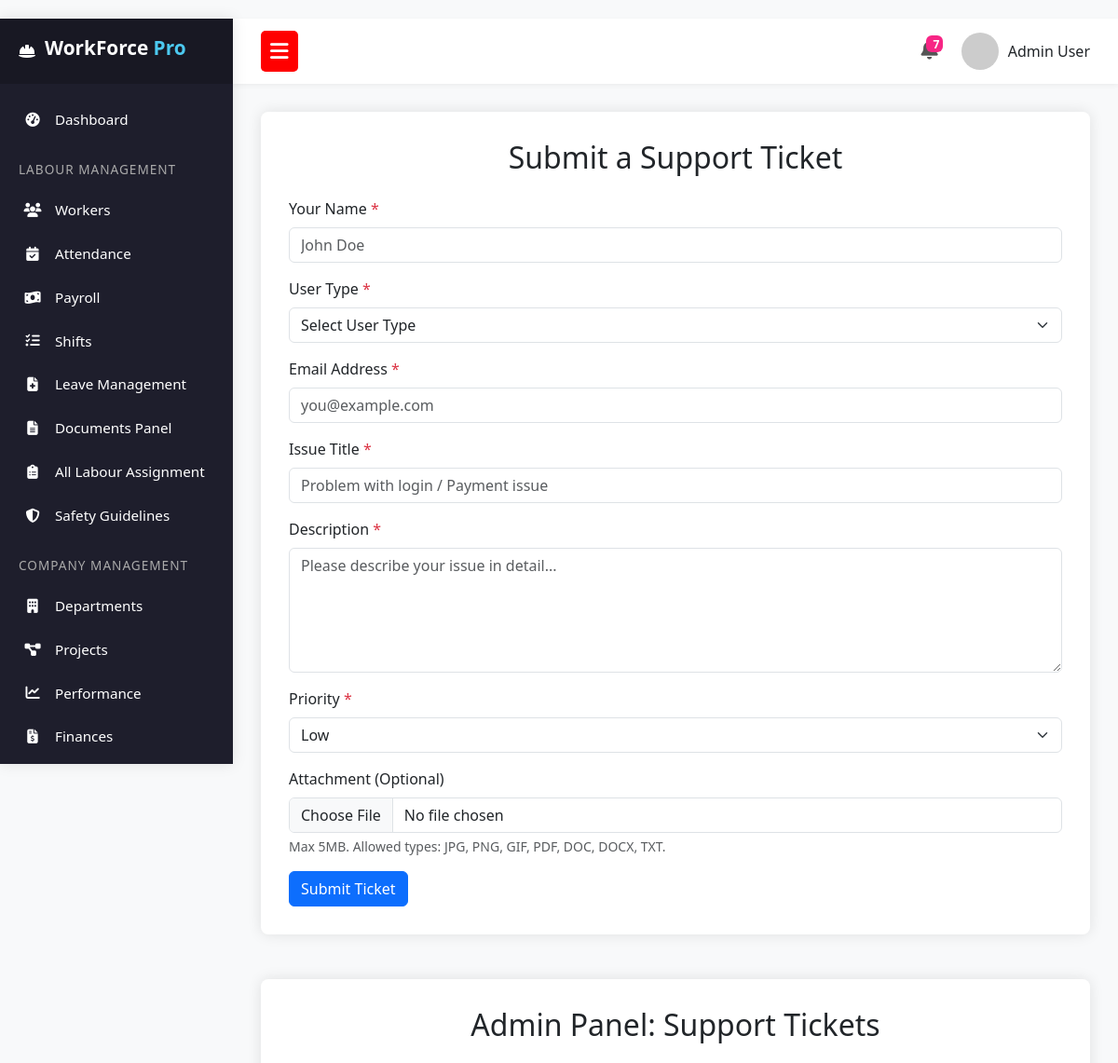
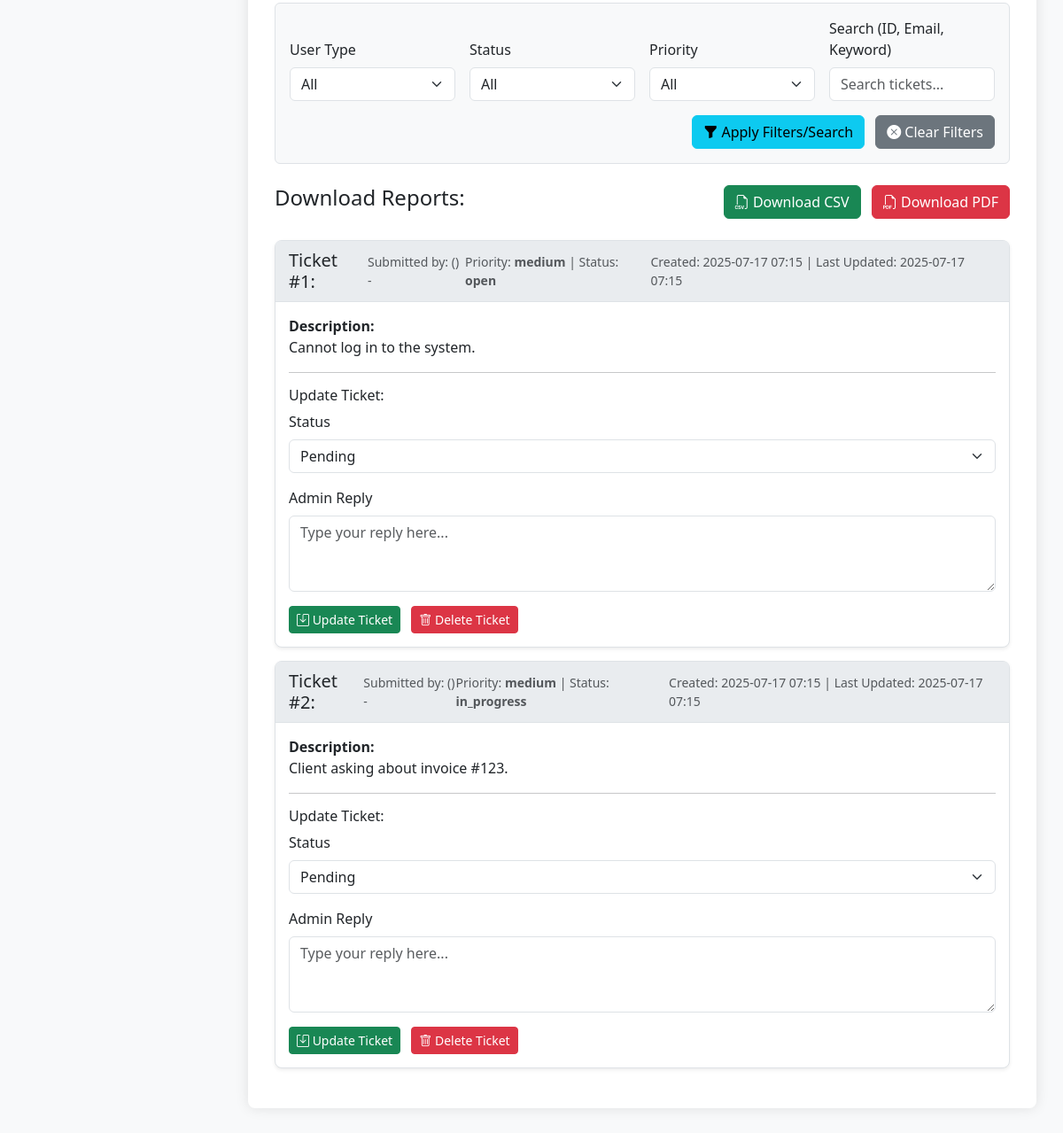
The page /intro/admin_dashboard.php?page=support on the database its author committed (2 pictures, top to bottom).
### tables this page shows
CREATE TABLE IF NOT EXISTS `support_tickets` (
    `id` INT AUTO_INCREMENT PRIMARY KEY,
    `subject` VARCHAR(255) NOT NULL,
    `description` TEXT,
    `status` ENUM('open', 'in_progress', 'closed') DEFAULT 'open',
    `priority` ENUM('low', 'medium', 'high') DEFAULT 'medium',
    `created_by_user_id` INT,
    `assigned_to_user_id` INT,  
    `created_at` DATETIME DEFAULT CURRENT_TIMESTAMP,
    `updated_at` DATETIME DEFAULT CURRENT_TIMESTAMP ON UPDATE CURRENT_TIMESTAMP,
    FOREIGN KEY (`created_by_user_id`) REFERENCES `users`(`id`) ON DELETE SET NULL,
    FOREIGN KEY (`assigned_to_user_id`) REFERENCES `users`(`id`) ON DELETE SET NULL
);

### intro/support.php (the view, shortened to what this page needs)
<?php
$servername = "localhost";
$username = "root";
$password = "";
$dbname = "stepongo_new_db";
try {
    $conn = new mysqli($servername, $username, $password, $dbname);
} catch (mysqli_sql_exception $e) {
    die("Database connection failed: " . $e->getMessage() . " Please check your database credentials in support.php.");
}
?>
<!DOCTYPE html>
<html lang="en">
<head>
    <link href="https://cdn.jsdelivr.net/npm/bootstrap@5.3.3/dist/css/bootstrap.min.css" rel="stylesheet">
</head>
<body>
    <div class="container mb-5">
        <h2 class="mb-4 text-center">Submit a Support Ticket</h2>
        <form action="support.php" method="POST" enctype="multipart/form-data">
            <div class="mb-3">
                <label for="name" class="form-label">Your Name <span class="text-danger">*</span></label>
                <input type="text" class="form-control" id="name" name="name" required placeholder="John Doe">
            </div>
            <div class="mb-3">
                <label for="user_type" class="form-label">User Type <span class="text-danger">*</span></label>
                <select class="form-select" id="user_type" name="user_type" required>
                    <option value="">Select User Type</option>
                </select>
            </div>
            <div class="mb-3">
                <label for="email" class="form-label">Email Address <span class="text-danger">*</span></label>
                <input type="email" class="form-control" id="email" name="email" required placeholder="you@example.com">
            </div>
            <div class="mb-3">
                <label for="issue_title" class="form-label">Issue Title <span class="text-danger">*</span></label>
                <input type="text" class="form-control" id="issue_title" name="issue_title" required placeholder="Problem with login / Payment issue">
            </div>
            <div class="mb-3">
                <label for="description" class="form-label">Description <span class="text-danger">*</span></label>
                <textarea class="form-control" id="description" name="description" rows="5" required placeholder="Please describe your issue in detail..."></textarea>
            </div>
            <div class="mb-3">
                <label for="priority" class="form-label">Priority <span class="text-danger">*</span></label>
                <select class="form-select" id="priority" name="priority" required>
                    <option value="Low">Low</option>
                </select>
            </div>
            <div class="mb-3">
                <label for="attachment" class="form-label">Attachment (Optional)</label>
                <input type="file" class="form-control" id="attachment" name="attachment">
                <div class="form-text">Max 5MB. Allowed types: JPG, PNG, GIF, PDF, DOC, DOCX, TXT.</div>
            </div>
            <button type="submit" name="submit_ticket" class="btn btn-primary">Submit Ticket</button>
        </form>
    </div>
    <div class="container admin-panel-container">
        <h2 class="mb-4 text-center">Admin Panel: Support Tickets</h2>
        <form action="support.php" method="GET" class="mb-4 p-3 border rounded bg-light">
            <div class="row g-3 align-items-end">
                <div class="col-md-3">
                    <label for="filter_user_type" class="form-label">User Type</label>
                    <select class="form-select" id="filter_user_type" name="filter_user_type">
                        <option value="">All</option>
                    </select>
                </div>
                <div class="col-md-3">
                    <label for="filter_status" class="form-label">Status</label>
                    <select class="form-select" id="filter_status" name="filter_status">
                        <option value="">All</option>
                    </select>
                </div>
                <div class="col-md-3">
                    <label for="filter_priority" class="form-label">Priority</label>
                    <select class="form-select" id="filter_priority" name="filter_priority">
                        <option value="">All</option>
                    </select>
                </div>
                <div class="col-md-3">
                    <label for="search_query" class="form-label">Search (ID, Email, Keyword)</label>
                    <input type="text" class="form-control" id="search_query" name="search_query" value="<?php echo isset($_GET['search_query']) ? htmlspecialchars($_GET['search_query']) : ''; ?>" placeholder="Search tickets...">
                </div>
                <div class="col-12 text-end">
                    <button type="submit" class="btn btn-info me-2"><i class="bi bi-funnel-fill"></i> Apply Filters/Search</button>
                    <a href="support.php" class="btn btn-secondary"><i class="bi bi-x-circle-fill"></i> Clear Filters</a>
                </div>
            </div>
        </form>
        <div class="mb-4 d-flex justify-content-between align-items-center">
            <h4>Download Reports:</h4>
            <div>
                <a href="support.php?report=csv" class="btn btn-success me-2"><i class="bi bi-filetype-csv"></i> Download CSV</a>
                <a href="support.php?report=pdf" class="btn btn-danger"><i class="bi bi-filetype-pdf"></i> Download PDF</a>
            </div>
        </div>
        <?php
        $sql = "SELECT * FROM support_tickets WHERE 1=1";
        $sql .= " ORDER BY created_at DESC";
        $stmt = $conn->prepare($sql);
        $stmt->execute();
        $result = $stmt->get_result();
        if ($result->num_rows > 0) {
            while ($row = $result->fetch_assoc()) {
                ?>
                <div class="card ticket-card shadow-sm <?php echo 'status-' . str_replace(' ', '-', strtolower($row['status'])); ?>">
                    <div class="card-header ticket-header">
                        <h5 class="mb-0">Ticket #<?php echo htmlspecialchars($row['id']); ?>: <?php echo htmlspecialchars($row['issue_title']); ?></h5>
                        <small class="text-muted">Submitted by: <?php echo htmlspecialchars($row['name']); ?> (<?php echo htmlspecialchars(ucfirst($row['user_type'])); ?>) - <?php echo htmlspecialchars($row['email']); ?></small><br>
                        <small class="text-muted">Priority: <strong><?php echo htmlspecialchars($row['priority']); ?></strong> | Status: <strong><?php echo htmlspecialchars($row['status']); ?></strong></small><br>
                        <small class="text-muted">Created: <?php echo date('Y-m-d H:i', strtotime($row['created_at'])); ?> | Last Updated: <?php echo date('Y-m-d H:i', strtotime($row['updated_at'])); ?></small>
                    </div>
                    <div class="card-body ticket-body">
                        <p><strong>Description:</strong><br><?php echo nl2br(htmlspecialchars($row['description'])); ?></p>
                        <hr>
                        <h6>Update Ticket:</h6>
                        <form action="support.php" method="POST">
                            <div class="mb-3">
                                <label for="new_status_<?php echo $row['id']; ?>" class="form-label">Status</label>
                                <select class="form-select" id="new_status_<?php echo $row['id']; ?>" name="new_status">
                                    <option value="Pending" <?php echo ($row['status'] == 'Pending') ? 'selected' : ''; ?>>Pending</option>
                                </select>
                            </div>
                            <div class="mb-3">
                                <label for="admin_reply_<?php echo $row['id']; ?>" class="form-label">Admin Reply</label>
                                <textarea class="form-control" id="admin_reply_<?php echo $row['id']; ?>" name="admin_reply" rows="3" placeholder="Type your reply here..."><?php echo htmlspecialchars($row['admin_reply']); ?></textarea>
                            </div>
                            <button type="submit" name="update_ticket" class="btn btn-success btn-sm me-2"><i class="bi bi-save"></i> Update Ticket</button>
                            <a href="support.php?action=delete&id=<?php echo htmlspecialchars($row['id']); ?>" class="btn btn-danger btn-sm" onclick="return confirm('Are you sure you want to delete Ticket #<?php echo $row['id']; ?>? This action cannot be undone and will also delete the attachment file.');"><i class="bi bi-trash"></i> Delete Ticket</a>
                        </form>
                    </div>
                </div>
                <?php
            }
        } else {
            echo "<div class='alert alert-info text-center'>No support tickets found matching your criteria.</div>";
        }
        ?>
    </div>
    <link rel="stylesheet" href="https://cdn.jsdelivr.net/npm/bootstrap-icons@1.11.3/font/bootstrap-icons.min.css">
</body>
</html>

### intro/admin_dashboard.php (style rules this page uses)
:root { --primary: #4361ee; --secondary: #3f37c9; --success: #4cc9f0; --warning: #ffb74d; --danger: #f72585; --dark: #1e1e2c; --light: #f8f9fa; --sidebar-width: 250px; --header-height: 70px; --transition: all 0.3s ease; }
* { margin: 0; padding: 0; box-sizing: border-box; font-family: 'Segoe UI', Tahoma, Geneva, Verdana, sans-serif; }
body { background-color: #f0f2f5; color: #333; display: flex; min-height: 100vh; overflow-x: hidden; }
.card-header { display: flex; justify-content: space-between; align-items: center; margin-bottom: 20px; }
.form-control { width: 100%; padding: 12px 15px; border: 1px solid #ddd; border-radius: 5px; font-size: 1rem; transition: border-color 0.3s; }
.btn { padding: 12px 25px; background: var(--primary); color: white; border: none; border-radius: 5px; font-size: 1rem; cursor: pointer; transition: background 0.3s; }

### intro/support.php (style rules this page uses)
body { padding-top: 20px; background-color: #f8f9fa; }
.container { background-color: #ffffff; padding: 30px; border-radius: 8px; box-shadow: 0 0 15px rgba(0,0,0,0.1); margin-bottom: 30px; }
.admin-panel-container { max-width: 1400px; }
.ticket-card { margin-bottom: 15px; border: 1px solid #dee2e6; border-radius: 8px; }
.ticket-header { background-color: #e9ecef; padding: 10px 15px; border-bottom: 1px solid #dee2e6; border-top-left-radius: 8px; border-top-right-radius: 8px; }
.ticket-body { padding: 15px; }

### rows shown on the page
support_tickets: id "1", priority "medium", status "open", created_at "2025-07-17 07:15", updated_at "2025-07-17 07:15", description "Cannot log in to the system.", new_status "Pending", admin_reply "Type your reply here..."
support_tickets: id "2", priority "medium", status "in_progress", created_at "2025-07-17 07:15", updated_at "2025-07-17 07:15", description "Client asking about invoice #123.", new_status "Pending", admin_reply "Type your reply here..."
